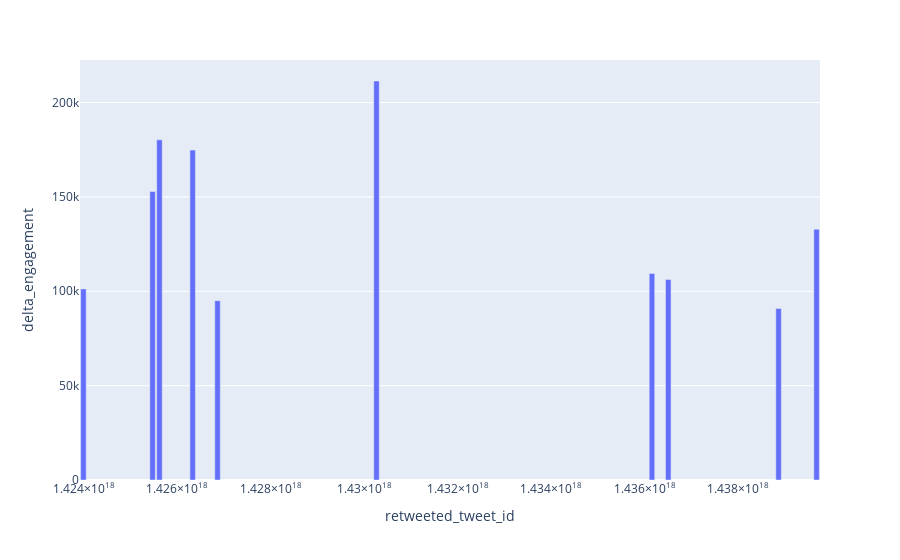

Notebook source saved alongside this figure:
### Code cell
t = spike_['delta_engagement']
sub_spike_2 = t.quantile(.98)
print("quantile", sub_spike_2)
sub_spike = spike_[spike_['delta_engagement'] > sub_spike_2]
print("sub_spike.shape", sub_spike.shape)
print(sub_spike.describe())
fig = px.bar(sub_spike, y="delta_engagement")
fig.show()

### Figure 1 — Plotly figure (JSON) as saved in the notebook; plotly's stock layout.template omitted (floating-point values rounded to 4 significant figures)
{"data": [{"alignmentgroup": "True", "hovertemplate": "retweeted_tweet_id=%{x}<br>delta_engagement=%{y}<extra></extra>", "legendgroup": "", "marker": {"color": "#636efa", "pattern": {"shape": ""}}, "name": "", "offsetgroup": "", "orientation": "v", "showlegend": false, "textposition": "auto", "type": "bar", "x": [1423994472526979000, 1425474232167796700, 1425621156112052200, 1426331257659592700, 1426863428564668400, 1430264566013911000, 1436158174252318700, 1436507765091053600, 1438867142628102000, 1439680123645665300], "xaxis": "x", "y": [101269, 152866, 180276, 174828, 95009, 211428, 109433, 106240, 90881, 132917], "yaxis": "y"}], "layout": {"autosize": true, "barmode": "relative", "legend": {"tracegroupgap": 0}, "margin": {"t": 60}, "xaxis": {"anchor": "y", "autorange": true, "domain": [0, 1], "range": [1423921010554851300, 1439753585617793000], "title": {"text": "retweeted_tweet_id"}, "type": "linear"}, "yaxis": {"anchor": "x", "autorange": true, "domain": [0, 1], "range": [0, 222600.0], "title": {"text": "delta_engagement"}, "type": "linear"}}}
